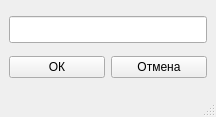
<?xml version="1.0" encoding="UTF-8"?>
<ui version="4.0">
 <class>IpAddWindow</class>
 <widget class="QMainWindow" name="IpAddWindow">
  <property name="geometry">
   <rect>
    <x>0</x>
    <y>0</y>
    <width>216</width>
    <height>117</height>
   </rect>
  </property>
  <property name="windowTitle">
   <string>Добавить IP адрес</string>
  </property>
  <widget class="QWidget" name="centralwidget">
   <layout class="QVBoxLayout" name="verticalLayout">
    <item>
     <widget class="QLineEdit" name="IpLineEdit">
      <property name="font">
       <font>
        <pointsize>12</pointsize>
       </font>
      </property>
     </widget>
    </item>
    <item>
     <layout class="QHBoxLayout" name="horizontalLayout">
      <item>
       <widget class="QPushButton" name="OkPushButton">
        <property name="text">
         <string>ОК</string>
        </property>
       </widget>
      </item>
      <item>
       <widget class="QPushButton" name="CancelPushButton">
        <property name="text">
         <string>Отмена</string>
        </property>
       </widget>
      </item>
     </layout>
    </item>
   </layout>
  </widget>
  <widget class="QMenuBar" name="menubar">
   <property name="geometry">
    <rect>
     <x>0</x>
     <y>0</y>
     <width>216</width>
     <height>21</height>
    </rect>
   </property>
  </widget>
  <widget class="QStatusBar" name="statusbar"/>
 </widget>
 <resources/>
 <connections/>
</ui>
